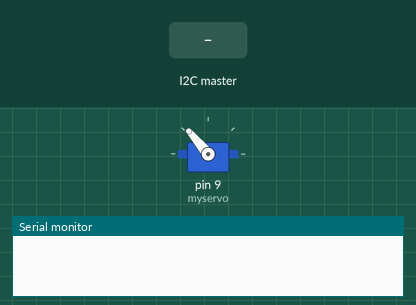
Bench run of a sketch on a simulated Arduino Uno, built with avr-gcc and run on an emulated ATmega328P. Parts: servo, the last lines printed to the serial monitor. Inputs (shaded band) come from the test bench.

Above: at 1.2 s.
1.3 s: the I2C master sends the byte 1
At 1.7 s:
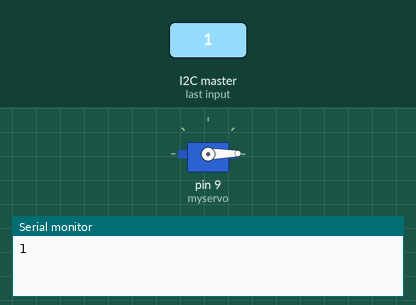
2.8 s: the I2C master sends the byte 90
At 4.0 s:
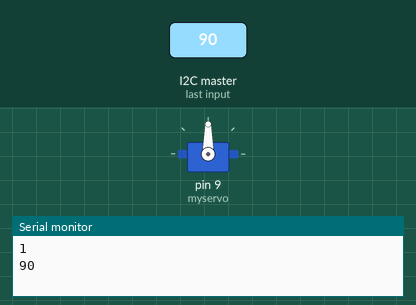
4.3 s: the I2C master sends the byte 200
At 5.2 s:
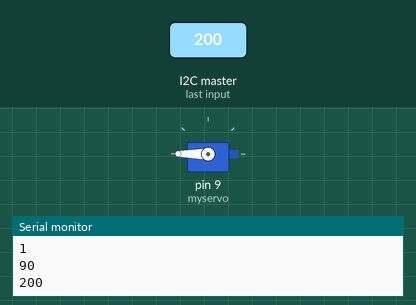
Timing chart, 0 to 7.3 s (numbered marks = the images above; inputs shaded):
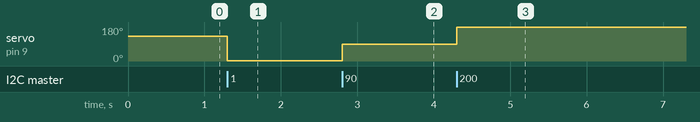

Measured:
- after the input at 1.3 s, servo on pin 9 (myservo): 130° → 1° at once
- after the input at 2.8 s, servo on pin 9 (myservo): 1° → 90° at once
- after the input at 4.3 s, servo on pin 9 (myservo): 90° → 180° at once

The sketch:

servo_driver_nano.ino
```cpp
// Sets servo angle to value sent by master.
// Acts as a dedicated servo driver

#include <Wire.h>
#include <Servo.h>

Servo myservo;                // create servo object to control a servo
bool receivedVal = false;     // Wire event flag
volatile int servo_angle = 0; // angle sent by master STM32
void setup()
{
  Wire.begin(8);                // join i2c bus as address #8
  Wire.onReceive(receiveEvent); // register event
  Serial.begin(9600);           // start serial for output

  myservo.attach(9);  // attaches the servo on pin 9 to the servo object
  myservo.write(130); // set starting position between open and close, to init servo.
}

void loop()
{
  delay(100);
  if (receivedVal)
  {
    receivedVal = false;
    Serial.println(servo_angle); // print the integer
    myservo.write(servo_angle);  // tell servo to go to position in variable 'servo_angle'
  }
}

// function that executes whenever data is received from master
// this function is registered as an event, see setup()
void receiveEvent(int numBytes)
{
  while (1 < Wire.available()) // loop through all but the last byte
  {
  }
  servo_angle = Wire.read(); // receive byte as an integer
  receivedVal = true;
}
```
